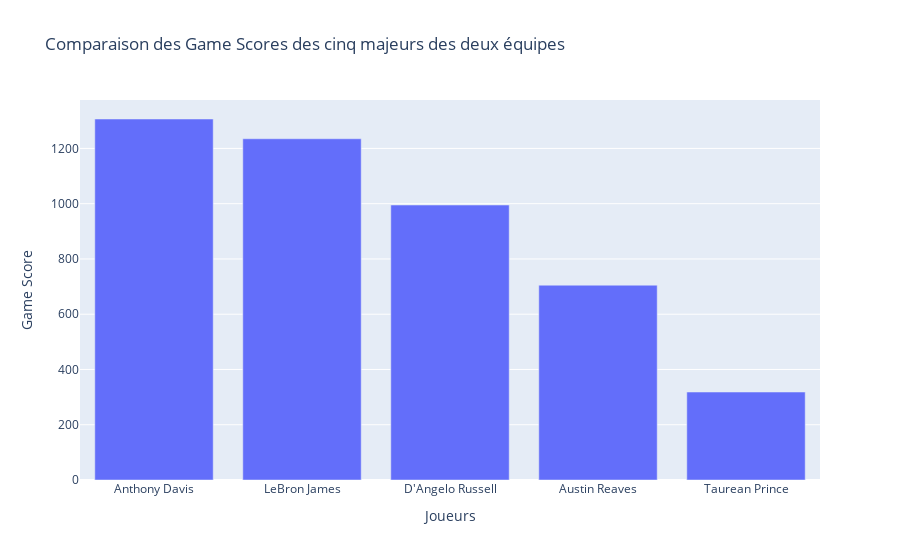

The code cell stored with this chart in its notebook:
### Markdown cell above
On dispose maintenant du cinq majeur de deux équipes choisies que l'ont peut comparer en s'appuyant sur le gamescore pour trouver un pourcentage de victoire.

### Code cell
import plotly.graph_objs as go

def cinq_majeur(dataframe, equipe):
    equipe_triee = equipe.sort_values(by='MPG', ascending=False)
    cinq_majeur = equipe_triee.head(5)
    return cinq_majeur

# Obtenez le cinq majeur des deux équipes
cinq_majeur_equipe1 = cinq_majeur(donnees, equipe_joueur)
cinq_majeur_equipe2 = cinq_majeur(donnees, joueurs)

# Récupérer les noms des joueurs pour chaque équipe
noms_joueurs_equipe1 = cinq_majeur_equipe1['NAME'].tolist()
noms_joueurs_equipe2 = cinq_majeur_equipe2['NAME'].tolist()

# Calculer le Game Score pour chaque joueur de chaque équipe
game_scores_equipe1 = [game_score_joueur(donnees, donnees_bis, joueur) for joueur in noms_joueurs_equipe1]
game_scores_equipe2 = [game_score_joueur(donnees, donnees_bis, joueur) for joueur in noms_joueurs_equipe2]

# Créer les traces pour chaque équipe
trace_equipe1 = go.Bar(
    x=noms_joueurs_equipe1,
    y=game_scores_equipe1,
    name='Equipe 1'
)

trace_equipe2 = go.Bar(
    x=noms_joueurs_equipe2,
    y=game_scores_equipe2,
    name='Equipe 2'
)

# Créer la figure
fig = go.Figure(data=[trace_equipe1, trace_equipe2])

# Mise en forme du layout
fig.update_layout(
    title='Comparaison des Game Scores des cinq majeurs des deux équipes',
    xaxis=dict(title='Joueurs'),
    yaxis=dict(title='Game Score'),
    barmode='group'
)

# Afficher la figure
fig.show()

### Figure 1 — Plotly figure (JSON) as saved in the notebook; plotly's stock layout.template omitted (floating-point values rounded to 4 significant figures)
{"data": [{"name": "Equipe 1", "type": "bar", "x": ["Anthony Davis", "LeBron James", "D'Angelo Russell", "Austin Reaves", "Taurean Prince"], "y": [1306.0, 1235.0, 995.1, 705.0, 318.4]}, {"name": "Equipe 2", "type": "bar", "x": [], "y": []}], "layout": {"barmode": "group", "title": {"text": "Comparaison des Game Scores des cinq majeurs des deux équipes"}, "xaxis": {"title": {"text": "Joueurs"}}, "yaxis": {"title": {"text": "Game Score"}}}}
